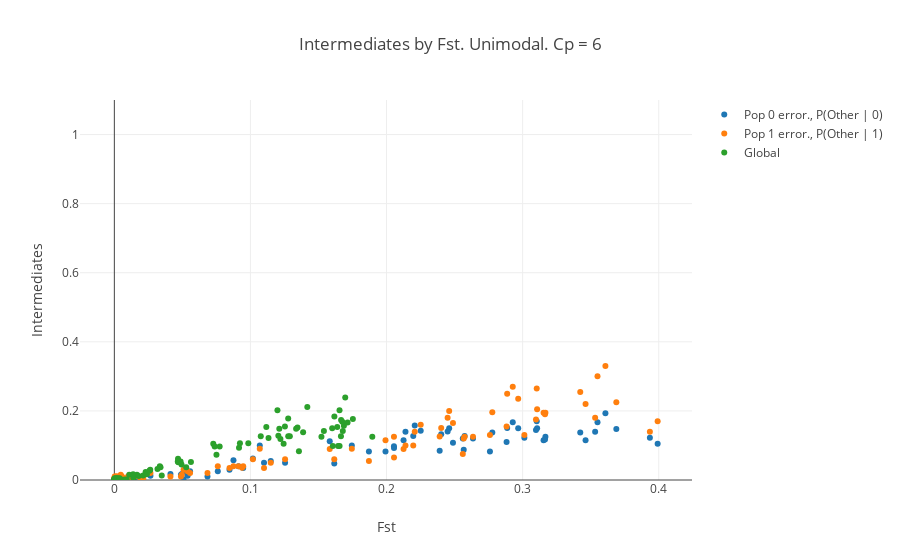

Here is the notebook cell this chart was saved with:
### Code cell
labels= [0,1]
Error_rate= {x:[] for x in target}
Initial_error= {x:[] for x in target}
where= []
Intermediate_rate= {x:[] for x in target}
Info_loss= {x:[] for x in target}
Correction_rate= {x:[] for x in target}

Global_initial_error= []
Globl_initial_error= []
Global_error= []
Global_info_loss= []
Global_intermediate_rate= []
Global_correction_rate= []

for bl in Blocks3[1].keys():
    label_indicies= label_indicies_bl[bl]
    Swiss_range= range(len(Blocks3[1][bl]))
    non_outlier= [x for x in Swiss_range if Blocks3[1][bl][x] != len(labels) + 1]
    
    misshaps= [x for x in Swiss_range if Blocks[1][bl][x] != Blocks3[1][bl][x] and Blocks3[1][bl][x] -1 in labels]
    intermediates= [x for x in Swiss_range if Blocks3[1][bl][x] > len(labels)]

    Ori_miss= [x for x in Swiss_range if Blocks[1][bl][x] != Blocks2[1][bl][x] and Blocks2[1][bl][x] -1 in labels]
    loss= [x for x in intermediates if x not in Ori_miss]
    correction= [x for x in Ori_miss if x in intermediates]


    FirstSin= len(Ori_miss) / float(len(non_outlier))
    intimicy= len(intermediates) / float(len(non_outlier))
    rate= len(misshaps) / float(len(non_outlier))
    loss= len(loss) / float(len(non_outlier))

    if float(len(Ori_miss)) == 0:
        correction= 1
    else:
        correction= len(correction) / float(len(Ori_miss))

    Global_info_loss.append(loss)
    Globl_initial_error.append(FirstSin)
    Global_correction_rate.append(correction)
    Global_intermediate_rate.append(intimicy)
    Global_error.append(rate)
    where.append(bl)

    
    for pop in label_indicies.keys():
        
        non_outlier= [x for x in label_indicies[pop] if Blocks3[1][bl][x] != len(labels) + 1]
        misshaps= [x for x in label_indicies[pop] if Blocks[1][bl][x] != Blocks3[1][bl][x] and Blocks3[1][bl][x] -1 in labels]
        intermediates= [x for x in label_indicies[pop] if Blocks3[1][bl][x] > len(labels)]
        
        Ori_miss= [x for x in label_indicies[pop] if Blocks[1][bl][x] != Blocks2[1][bl][x] and Blocks2[1][bl][x] -1 in labels]
        loss= [x for x in intermediates if x not in Ori_miss]
        correction= [x for x in Ori_miss if x in intermediates]
        
        
        FirstSin= len(Ori_miss) / float(len(non_outlier))
        intimicy= len(intermediates) / float(len(non_outlier))
        rate= len(misshaps) / float(len(non_outlier))
        loss= len(loss) / float(len(non_outlier))
        
        if float(len(Ori_miss)) == 0:
            correction= 1
        else:
            correction= len(correction) / float(len(Ori_miss))
            
        Info_loss[pop].append(loss)
        Initial_error[pop].append(FirstSin)
        Correction_rate[pop].append(correction)
        Intermediate_rate[pop].append(intimicy)
        Error_rate[pop].append(rate)
        

tup= '01'
Xs= []
pop1= []
labels= []

for window in Windows_union.keys():
    Xs.extend([window] * 4)
    pop1.append(Windows_union[window][tuple((int(tup[0]),int(tup[1])))][int(tup[0])])
    pop1.append(Windows_union[window][tuple((int(tup[0]),int(tup[1])))][int(tup[1])])
    pop1.append(Windows_union[window][tuple((int(tup[0]),int(tup[1])))]['empty'])
    pop1.append(Windows_union[window][tuple((int(tup[0]),int(tup[1])))]['PU'])
    labels.extend([0,1,'leftover space','PU'])

coords= {i:[x for x in range(len(labels)) if labels[x] == i] for i in list(set(labels))}

datum= np.array([Xs,pop1]).T

fig_data= [go.Scatter(
x= [abs(datum[coords[i][x],1] - datum[coords[1-i][x],1]) for x in range(len(Windows_union.keys()))],
#x= [datum[coords[i][x],1] for x in range(len(Windows_union.keys()))],
#x= [Fst_crawl[x] for x in fst_indexes[fst_target]],
y= [Intermediate_rate[i][x] for x in range(len(Windows_union.keys()))],
#x= datum[coords[i],1],
mode= 'markers',
name= 'Pop {} error., P(Other | {})'.format(i,i)
) for i in [0,1]
]


fig_data.append(go.Scatter(
#x= [sum([datum[coords[z][x],1] for z in [0,1]]) for x in range(len(Windows_union.keys()))],
#x= [datum[coords[0][x],1] / datum[coords[1][x],1] for x in range(len(Windows_union.keys()))],
y= Global_intermediate_rate,
x= datum[coords['PU'],1],
name= 'Global',
mode= 'markers',
))

'''

'''
#### LOESS


####

layout = go.Layout(
    title= 'Intermediates by Fst. Unimodal. Cp = {}'.format(Comparison_threshold),
    yaxis=dict(
        range= [0,1.1],
        title='Intermediates'),
    xaxis=dict(
        #range= [0,1],
        title= 'Fst')
)

fig= go.Figure(data=fig_data, layout=layout)
iplot(fig)

### Figure 1 — Plotly figure (JSON) as saved in the notebook; plotly's stock layout.template omitted (floating-point values rounded to 4 significant figures)
{"data": [{"mode": "markers", "name": "Pop 0 error., P(Other | 0)", "type": "scatter", "x": [0.009999, 0, 0, 0.002055, 0, 0, 0.0009633, 0.0002623, 0.001215, 0.001412, 0.004114, 0.003503, 0.002167, 0.01231, 0, 0.004682, 0, 0, 0, 0, 0.0004453, 0.002066, 0.0005065, 0.001731, 0.0006367, 0.007117, 0.00558, 0.0212, 0.002242, 0.003858, 0.001522, 0, 0.000752, 0.01207, 0.005383, 0.02653, 0.01918, 0.05086, 0.04122, 0.06843, 0.01967, 0.01485, 0.05563, 0.04893, 0.04958, 0.07601, 0.05386, 0.09122, 0.08463, 0.09467, 0.05244, 0.1018, 0.08752, 0.1149, 0.1254, 0.09382, 0.1616, 0.1745, 0.11, 0.1069, 0.187, 0.2574, 0.1583, 0.256, 0.2449, 0.1992, 0.2125, 0.3098, 0.2251, 0.2054, 0.2196, 0.2488, 0.2055, 0.2207, 0.2402, 0.3103, 0.2139, 0.2927, 0.2635, 0.239, 0.246, 0.2967, 0.2567, 0.2777, 0.3013, 0.3154, 0.2882, 0.3167, 0.3164, 0.3533, 0.2886, 0.355, 0.276, 0.3462, 0.3935, 0.3423, 0.3106, 0.3992, 0.3688, 0.3608], "y": [0, 0, 0, 0, 0, 0, 0, 0, 0, 0, 0, 0, 0, 0, 0, 0, 0, 0, 0, 0.002506, 0, 0, 0, 0, 0, 0, 0.0025, 0, 0, 0.0025, 0, 0, 0.005, 0, 0.0075, 0.0125, 0, 0.0025, 0.01754, 0.01, 0.005, 0, 0.025, 0.01504, 0.0175, 0.025, 0.0125, 0.04, 0.03, 0.035, 0.025, 0.0625, 0.0575, 0.055, 0.05, 0.0375, 0.0475, 0.1, 0.05, 0.1, 0.0825, 0.1275, 0.1125, 0.12, 0.1404, 0.0825, 0.115, 0.145, 0.1429, 0.0975, 0.1275, 0.1075, 0.0925, 0.1575, 0.1325, 0.17, 0.14, 0.1675, 0.12, 0.085, 0.15, 0.15, 0.08772, 0.1375, 0.1225, 0.115, 0.11, 0.125, 0.1175, 0.14, 0.1504, 0.1675, 0.0825, 0.115, 0.1225, 0.1375, 0.15, 0.105, 0.1479, 0.193]}, {"mode": "markers", "name": "Pop 1 error., P(Other | 1)", "type": "scatter", "x": [0.009999, 0, 0, 0.002055, 0, 0, 0.0009633, 0.0002623, 0.001215, 0.001412, 0.004114, 0.003503, 0.002167, 0.01231, 0, 0.004682, 0, 0, 0, 0, 0.0004453, 0.002066, 0.0005065, 0.001731, 0.0006367, 0.007117, 0.00558, 0.0212, 0.002242, 0.003858, 0.001522, 0, 0.000752, 0.01207, 0.005383, 0.02653, 0.01918, 0.05086, 0.04122, 0.06843, 0.01967, 0.01485, 0.05563, 0.04893, 0.04958, 0.07601, 0.05386, 0.09122, 0.08463, 0.09467, 0.05244, 0.1018, 0.08752, 0.1149, 0.1254, 0.09382, 0.1616, 0.1745, 0.11, 0.1069, 0.187, 0.2574, 0.1583, 0.256, 0.2449, 0.1992, 0.2125, 0.3098, 0.2251, 0.2054, 0.2196, 0.2488, 0.2055, 0.2207, 0.2402, 0.3103, 0.2139, 0.2927, 0.2635, 0.239, 0.246, 0.2967, 0.2567, 0.2777, 0.3013, 0.3154, 0.2882, 0.3167, 0.3164, 0.3533, 0.2886, 0.355, 0.276, 0.3462, 0.3935, 0.3423, 0.3106, 0.3992, 0.3688, 0.3608], "y": [0.01, 0, 0.005025, 0, 0, 0, 0, 0.01005, 0.005, 0.005, 0.005, 0.005025, 0.01005, 0.01, 0.005025, 0.015, 0, 0, 0, 0, 0.005, 0, 0, 0.01, 0.01, 0.005025, 0.01, 0.005, 0.005, 0, 0.005, 0, 0.005, 0.005025, 0, 0.0201, 0.005, 0.03, 0.01005, 0.02, 0.005, 0.01, 0.02, 0.01005, 0.015, 0.04, 0.025, 0.04, 0.035, 0.04, 0.0303, 0.0603, 0.04, 0.05, 0.06, 0.03518, 0.0603, 0.09045, 0.035, 0.09045, 0.055, 0.125, 0.09, 0.075, 0.18, 0.115, 0.09, 0.175, 0.16, 0.125, 0.1, 0.165, 0.065, 0.14, 0.1508, 0.265, 0.1, 0.27, 0.125, 0.1256, 0.2, 0.235, 0.12, 0.196, 0.13, 0.195, 0.155, 0.195, 0.19, 0.18, 0.25, 0.3, 0.13, 0.22, 0.14, 0.255, 0.205, 0.17, 0.225, 0.33]}, {"mode": "markers", "name": "Global", "type": "scatter", "x": [0.002524, 0, 0, 0.0004355, 0, 0, 0.0001934, 0.0001082, 0.0005295, 0.0007056, 0.001142, 0.001862, 0.0007865, 0.003775, 0, 0.001907, 0, 0, 0, 0, 0.0001954, 0.0007608, 0.0002381, 0.0006996, 0.000296, 0.004186, 0.00206, 0.009109, 0.001033, 0.001429, 0.0005717, 0, 0.0003194, 0.004725, 0.003952, 0.01092, 0.007614, 0.01785, 0.0166, 0.03482, 0.01394, 0.003744, 0.02298, 0.0212, 0.02388, 0.02636, 0.01378, 0.03342, 0.03168, 0.03393, 0.02579, 0.04679, 0.04693, 0.04868, 0.0466, 0.0528, 0.05628, 0.07372, 0.04935, 0.07738, 0.07503, 0.1278, 0.07269, 0.1244, 0.1117, 0.0916, 0.09843, 0.1253, 0.1212, 0.09228, 0.122, 0.1289, 0.1356, 0.1346, 0.1387, 0.1198, 0.1665, 0.1655, 0.1133, 0.1644, 0.1714, 0.1277, 0.1605, 0.1687, 0.1522, 0.1679, 0.1895, 0.1335, 0.154, 0.1638, 0.1617, 0.1418, 0.1655, 0.1601, 0.1205, 0.1753, 0.1675, 0.1076, 0.1666, 0.1696], "y": [0.003333, 0, 0.001669, 0, 0, 0, 0, 0.003339, 0.001667, 0.001667, 0.001667, 0.001669, 0.003339, 0.003333, 0.001669, 0.005, 0, 0, 0, 0.001669, 0.001667, 0, 0, 0.003333, 0.003333, 0.001669, 0.005, 0.001667, 0.001667, 0.001667, 0.001667, 0, 0.005, 0.001669, 0.005, 0.01503, 0.001667, 0.01167, 0.01505, 0.01333, 0.005, 0.003333, 0.02333, 0.01338, 0.01667, 0.03, 0.01667, 0.04, 0.03167, 0.03667, 0.02676, 0.06177, 0.05167, 0.05333, 0.05333, 0.03673, 0.05175, 0.09683, 0.045, 0.09683, 0.07333, 0.1267, 0.105, 0.105, 0.1536, 0.09333, 0.1067, 0.155, 0.1486, 0.1067, 0.1183, 0.1267, 0.08333, 0.1517, 0.1386, 0.2017, 0.1267, 0.2017, 0.1217, 0.0985, 0.1667, 0.1783, 0.0985, 0.1569, 0.125, 0.1417, 0.125, 0.1483, 0.1417, 0.1533, 0.1836, 0.2117, 0.09833, 0.15, 0.1283, 0.1767, 0.1683, 0.1267, 0.1736, 0.2387]}], "layout": {"title": "Intermediates by Fst. Unimodal. Cp = 6", "xaxis": {"title": "Fst"}, "yaxis": {"range": [0, 1.1], "title": "Intermediates"}}}
